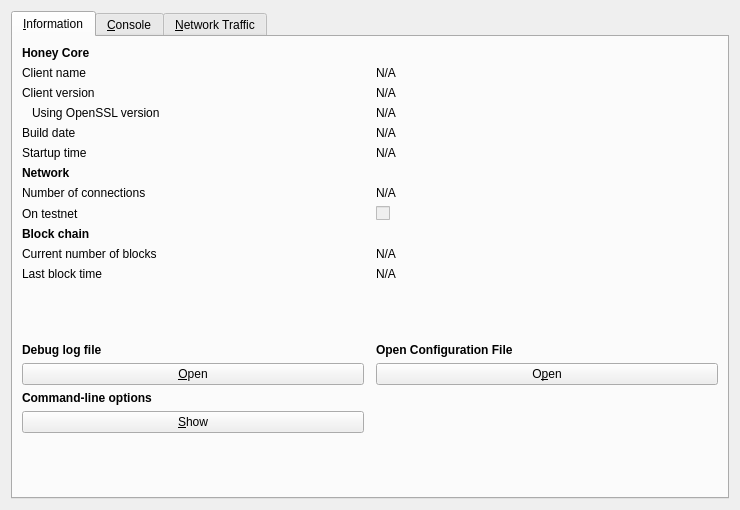
<?xml version="1.0" encoding="UTF-8"?>
<ui version="4.0">
 <class>RPCConsole</class>
 <widget class="QDialog" name="RPCConsole">
  <property name="geometry">
   <rect>
    <x>0</x>
    <y>0</y>
    <width>740</width>
    <height>510</height>
   </rect>
  </property>
  <property name="windowTitle">
   <string>Honey - Debug window</string>
  </property>
  <layout class="QVBoxLayout" name="verticalLayout_2">
   <item>
    <widget class="QTabWidget" name="tabWidget">
     <property name="currentIndex">
      <number>0</number>
     </property>
     <widget class="QWidget" name="tab_info">
      <attribute name="title">
       <string>&amp;Information</string>
      </attribute>
      <layout class="QGridLayout" name="gridLayout" columnstretch="0,0,0">
       <property name="horizontalSpacing">
        <number>12</number>
       </property>
       <item row="0" column="0">
        <widget class="QLabel" name="label_9">
         <property name="font">
          <font>
           <weight>75</weight>
           <bold>true</bold>
          </font>
         </property>
         <property name="text">
          <string>Honey Core</string>
         </property>
        </widget>
       </item>
       <item row="1" column="0">
        <widget class="QLabel" name="label_5">
         <property name="text">
          <string>Client name</string>
         </property>
        </widget>
       </item>
       <item row="2" column="0">
        <widget class="QLabel" name="label_6">
         <property name="text">
          <string>Client version</string>
         </property>
        </widget>
       </item>
       <item row="3" column="0">
        <widget class="QLabel" name="label_14">
         <property name="text">
          <string>Using OpenSSL version</string>
         </property>
         <property name="indent">
          <number>10</number>
         </property>
        </widget>
       </item>
       <item row="4" column="0">
        <widget class="QLabel" name="label_12">
         <property name="text">
          <string>Build date</string>
         </property>
        </widget>
       </item>
       <item row="5" column="0">
        <widget class="QLabel" name="label_13">
         <property name="text">
          <string>Startup time</string>
         </property>
        </widget>
       </item>
       <item row="6" column="0">
        <widget class="QLabel" name="label_11">
         <property name="font">
          <font>
           <weight>75</weight>
           <bold>true</bold>
          </font>
         </property>
         <property name="text">
          <string>Network</string>
         </property>
        </widget>
       </item>
       <item row="7" column="0">
        <widget class="QLabel" name="label_7">
         <property name="text">
          <string>Number of connections</string>
         </property>
        </widget>
       </item>
       <item row="8" column="0">
        <widget class="QLabel" name="label_8">
         <property name="text">
          <string>On testnet</string>
         </property>
        </widget>
       </item>
       <item row="9" column="0">
        <widget class="QLabel" name="label_10">
         <property name="font">
          <font>
           <weight>75</weight>
           <bold>true</bold>
          </font>
         </property>
         <property name="text">
          <string>Block chain</string>
         </property>
        </widget>
       </item>
       <item row="10" column="0">
        <widget class="QLabel" name="label_3">
         <property name="text">
          <string>Current number of blocks</string>
         </property>
        </widget>
       </item>
       <item row="11" column="0">
        <widget class="QLabel" name="label_2">
         <property name="text">
          <string>Last block time</string>
         </property>
        </widget>
       </item>
       <item row="12" column="0">
        <spacer name="verticalSpacer_2">
         <property name="orientation">
          <enum>Qt::Vertical</enum>
         </property>
         <property name="sizeHint" stdset="0">
          <size>
           <width>20</width>
           <height>20</height>
          </size>
         </property>
        </spacer>
       </item>
       <item row="13" column="0">
        <widget class="QLabel" name="labelDebugLogfile">
         <property name="font">
          <font>
           <weight>75</weight>
           <bold>true</bold>
          </font>
         </property>
         <property name="text">
          <string>Debug log file</string>
         </property>
        </widget>
       </item>
       <item row="14" column="0">
        <widget class="QPushButton" name="openDebugLogfileButton">
         <property name="toolTip">
          <string>Open the Honey debug log file from the current data directory. This can take a few seconds for large log files.</string>
         </property>
         <property name="text">
          <string>&amp;Open</string>
         </property>
         <property name="autoDefault">
          <bool>false</bool>
         </property>
        </widget>
       </item>
       <item row="15" column="0">
        <widget class="QLabel" name="labelCLOptions">
         <property name="font">
          <font>
           <weight>75</weight>
           <bold>true</bold>
          </font>
         </property>
         <property name="text">
          <string>Command-line options</string>
         </property>
        </widget>
       </item>
       <item row="16" column="0">
        <widget class="QPushButton" name="showCLOptionsButton">
         <property name="toolTip">
          <string>Show the Honey-Qt help message to get a list with possible Honey command-line options.</string>
         </property>
         <property name="text">
          <string>&amp;Show</string>
         </property>
         <property name="autoDefault">
          <bool>false</bool>
         </property>
        </widget>
       </item>
       <item row="17" column="0">
        <spacer name="verticalSpacer">
         <property name="orientation">
          <enum>Qt::Vertical</enum>
         </property>
         <property name="sizeHint" stdset="0">
          <size>
           <width>20</width>
           <height>40</height>
          </size>
         </property>
        </spacer>
       </item>
       <item row="1" column="1">
        <widget class="QLabel" name="clientName">
         <property name="cursor">
          <cursorShape>IBeamCursor</cursorShape>
         </property>
         <property name="text">
          <string>N/A</string>
         </property>
         <property name="textFormat">
          <enum>Qt::PlainText</enum>
         </property>
         <property name="textInteractionFlags">
          <set>Qt::LinksAccessibleByMouse|Qt::TextSelectableByKeyboard|Qt::TextSelectableByMouse</set>
         </property>
        </widget>
       </item>
       <item row="2" column="1">
        <widget class="QLabel" name="clientVersion">
         <property name="cursor">
          <cursorShape>IBeamCursor</cursorShape>
         </property>
         <property name="text">
          <string>N/A</string>
         </property>
         <property name="textFormat">
          <enum>Qt::PlainText</enum>
         </property>
         <property name="textInteractionFlags">
          <set>Qt::LinksAccessibleByMouse|Qt::TextSelectableByKeyboard|Qt::TextSelectableByMouse</set>
         </property>
        </widget>
       </item>
       <item row="3" column="1">
        <widget class="QLabel" name="openSSLVersion">
         <property name="cursor">
          <cursorShape>IBeamCursor</cursorShape>
         </property>
         <property name="text">
          <string>N/A</string>
         </property>
         <property name="textFormat">
          <enum>Qt::PlainText</enum>
         </property>
         <property name="textInteractionFlags">
          <set>Qt::LinksAccessibleByMouse|Qt::TextSelectableByKeyboard|Qt::TextSelectableByMouse</set>
         </property>
        </widget>
       </item>
       <item row="4" column="1">
        <widget class="QLabel" name="buildDate">
         <property name="cursor">
          <cursorShape>IBeamCursor</cursorShape>
         </property>
         <property name="text">
          <string>N/A</string>
         </property>
         <property name="textFormat">
          <enum>Qt::PlainText</enum>
         </property>
         <property name="textInteractionFlags">
          <set>Qt::LinksAccessibleByMouse|Qt::TextSelectableByKeyboard|Qt::TextSelectableByMouse</set>
         </property>
        </widget>
       </item>
       <item row="5" column="1">
        <widget class="QLabel" name="startupTime">
         <property name="cursor">
          <cursorShape>IBeamCursor</cursorShape>
         </property>
         <property name="text">
          <string>N/A</string>
         </property>
         <property name="textFormat">
          <enum>Qt::PlainText</enum>
         </property>
         <property name="textInteractionFlags">
          <set>Qt::LinksAccessibleByMouse|Qt::TextSelectableByKeyboard|Qt::TextSelectableByMouse</set>
         </property>
        </widget>
       </item>
       <item row="7" column="1">
        <widget class="QLabel" name="numberOfConnections">
         <property name="cursor">
          <cursorShape>IBeamCursor</cursorShape>
         </property>
         <property name="text">
          <string>N/A</string>
         </property>
         <property name="textFormat">
          <enum>Qt::PlainText</enum>
         </property>
         <property name="textInteractionFlags">
          <set>Qt::LinksAccessibleByMouse|Qt::TextSelectableByKeyboard|Qt::TextSelectableByMouse</set>
         </property>
        </widget>
       </item>
       <item row="8" column="1">
        <widget class="QCheckBox" name="isTestNet">
         <property name="enabled">
          <bool>false</bool>
         </property>
         <property name="text">
          <string/>
         </property>
        </widget>
       </item>
       <item row="10" column="1">
        <widget class="QLabel" name="numberOfBlocks">
         <property name="cursor">
          <cursorShape>IBeamCursor</cursorShape>
         </property>
         <property name="text">
          <string>N/A</string>
         </property>
         <property name="textFormat">
          <enum>Qt::PlainText</enum>
         </property>
         <property name="textInteractionFlags">
          <set>Qt::LinksAccessibleByMouse|Qt::TextSelectableByKeyboard|Qt::TextSelectableByMouse</set>
         </property>
        </widget>
       </item>
       <item row="11" column="1">
        <widget class="QLabel" name="lastBlockTime">
         <property name="cursor">
          <cursorShape>IBeamCursor</cursorShape>
         </property>
         <property name="text">
          <string>N/A</string>
         </property>
         <property name="textFormat">
          <enum>Qt::PlainText</enum>
         </property>
         <property name="textInteractionFlags">
          <set>Qt::LinksAccessibleByMouse|Qt::TextSelectableByKeyboard|Qt::TextSelectableByMouse</set>
         </property>
        </widget>
       </item>
       <item row="14" column="1">
        <widget class="QPushButton" name="openConfigurationfileButton">
         <property name="toolTip">
          <string>Open the Honey configuration file from the current data directory.</string>
         </property>
         <property name="text">
          <string>O&amp;pen</string>
         </property>
         <property name="autoDefault">
          <bool>false</bool>
         </property>
        </widget>
       </item>
       <item row="13" column="1">
        <widget class="QLabel" name="labelConfigFile">
         <property name="text">
          <string>&lt;html&gt;&lt;head/&gt;&lt;body&gt;&lt;p&gt;&lt;span style=&quot; font-weight:600;&quot;&gt;Open Configuration File&lt;/span&gt;&lt;/p&gt;&lt;/body&gt;&lt;/html&gt;</string>
         </property>
        </widget>
       </item>
      </layout>
     </widget>
     <widget class="QWidget" name="tab_console">
      <attribute name="title">
       <string>&amp;Console</string>
      </attribute>
      <layout class="QVBoxLayout" name="verticalLayout_3">
       <property name="spacing">
        <number>3</number>
       </property>
       <item>
        <widget class="QTextEdit" name="messagesWidget">
         <property name="minimumSize">
          <size>
           <width>0</width>
           <height>100</height>
          </size>
         </property>
         <property name="readOnly">
          <bool>true</bool>
         </property>
         <property name="tabKeyNavigation" stdset="0">
          <bool>false</bool>
         </property>
         <property name="columnCount" stdset="0">
          <number>2</number>
         </property>
        </widget>
       </item>
       <item>
        <layout class="QHBoxLayout" name="horizontalLayout">
         <property name="spacing">
          <number>3</number>
         </property>
         <item>
          <widget class="QLabel" name="label">
           <property name="text">
            <string notr="true">&gt;</string>
           </property>
          </widget>
         </item>
         <item>
          <widget class="QLineEdit" name="lineEdit"/>
         </item>
         <item>
          <widget class="QPushButton" name="clearButton">
           <property name="maximumSize">
            <size>
             <width>24</width>
             <height>24</height>
            </size>
           </property>
           <property name="toolTip">
            <string>Clear console</string>
           </property>
           <property name="text">
            <string/>
           </property>
           <property name="icon">
            <iconset resource="../honey.qrc">
             <normaloff>:/icons/remove</normaloff>:/icons/remove</iconset>
           </property>
           <property name="shortcut">
            <string notr="true">Ctrl+L</string>
           </property>
           <property name="autoDefault">
            <bool>false</bool>
           </property>
          </widget>
         </item>
        </layout>
       </item>
      </layout>
     </widget>
     <widget class="QWidget" name="tab">
      <attribute name="title">
       <string>&amp;Network Traffic</string>
      </attribute>
      <layout class="QHBoxLayout" name="horizontalLayout_3">
       <item>
        <layout class="QVBoxLayout" name="verticalLayout_4">
         <item>
          <widget class="TrafficGraphWidget" name="trafficGraph" native="true">
           <property name="sizePolicy">
            <sizepolicy hsizetype="Expanding" vsizetype="Expanding">
             <horstretch>0</horstretch>
             <verstretch>0</verstretch>
            </sizepolicy>
           </property>
          </widget>
         </item>
         <item>
          <layout class="QHBoxLayout" name="horizontalLayout_2">
           <item>
            <widget class="QSlider" name="sldGraphRange">
             <property name="minimum">
              <number>1</number>
             </property>
             <property name="maximum">
              <number>288</number>
             </property>
             <property name="pageStep">
              <number>12</number>
             </property>
             <property name="value">
              <number>6</number>
             </property>
             <property name="orientation">
              <enum>Qt::Horizontal</enum>
             </property>
            </widget>
           </item>
           <item>
            <widget class="QLabel" name="lblGraphRange">
             <property name="minimumSize">
              <size>
               <width>100</width>
               <height>0</height>
              </size>
             </property>
             <property name="alignment">
              <set>Qt::AlignCenter</set>
             </property>
            </widget>
           </item>
           <item>
            <widget class="QPushButton" name="btnClearTrafficGraph">
             <property name="text">
              <string>&amp;Clear</string>
             </property>
            </widget>
           </item>
          </layout>
         </item>
        </layout>
       </item>
       <item>
        <layout class="QVBoxLayout" name="verticalLayout">
         <item>
          <widget class="QGroupBox" name="groupBox">
           <property name="title">
            <string>Totals</string>
           </property>
           <layout class="QVBoxLayout" name="verticalLayout_5">
            <item>
             <layout class="QHBoxLayout" name="horizontalLayout_4">
              <item>
               <widget class="Line" name="line">
                <property name="sizePolicy">
                 <sizepolicy hsizetype="Fixed" vsizetype="Fixed">
                  <horstretch>0</horstretch>
                  <verstretch>0</verstretch>
                 </sizepolicy>
                </property>
                <property name="minimumSize">
                 <size>
                  <width>10</width>
                  <height>0</height>
                 </size>
                </property>
                <property name="palette">
                 <palette>
                  <active>
                   <colorrole role="Light">
                    <brush brushstyle="SolidPattern">
                     <color alpha="255">
                      <red>0</red>
                      <green>255</green>
                      <blue>0</blue>
                     </color>
                    </brush>
                   </colorrole>
                  </active>
                  <inactive>
                   <colorrole role="Light">
                    <brush brushstyle="SolidPattern">
                     <color alpha="255">
                      <red>0</red>
                      <green>255</green>
                      <blue>0</blue>
                     </color>
                    </brush>
                   </colorrole>
                  </inactive>
                  <disabled>
                   <colorrole role="Light">
                    <brush brushstyle="SolidPattern">
                     <color alpha="255">
                      <red>0</red>
                      <green>255</green>
                      <blue>0</blue>
                     </color>
                    </brush>
                   </colorrole>
                  </disabled>
                 </palette>
                </property>
                <property name="orientation">
                 <enum>Qt::Horizontal</enum>
                </property>
               </widget>
              </item>
              <item>
               <widget class="QLabel" name="label_16">
                <property name="text">
                 <string>In:</string>
                </property>
               </widget>
              </item>
              <item>
               <widget class="QLabel" name="lblBytesIn">
                <property name="minimumSize">
                 <size>
                  <width>50</width>
                  <height>0</height>
                 </size>
                </property>
                <property name="alignment">
                 <set>Qt::AlignRight|Qt::AlignTrailing|Qt::AlignVCenter</set>
                </property>
               </widget>
              </item>
             </layout>
            </item>
            <item>
             <layout class="QHBoxLayout" name="horizontalLayout_5">
              <item>
               <widget class="Line" name="line_2">
                <property name="sizePolicy">
                 <sizepolicy hsizetype="Fixed" vsizetype="Fixed">
                  <horstretch>0</horstretch>
                  <verstretch>0</verstretch>
                 </sizepolicy>
                </property>
                <property name="minimumSize">
                 <size>
                  <width>10</width>
                  <height>0</height>
                 </size>
                </property>
                <property name="palette">
                 <palette>
                  <active>
                   <colorrole role="Light">
                    <brush brushstyle="SolidPattern">
                     <color alpha="255">
                      <red>255</red>
                      <green>0</green>
                      <blue>0</blue>
                     </color>
                    </brush>
                   </colorrole>
                  </active>
                  <inactive>
                   <colorrole role="Light">
                    <brush brushstyle="SolidPattern">
                     <color alpha="255">
                      <red>255</red>
                      <green>0</green>
                      <blue>0</blue>
                     </color>
                    </brush>
                   </colorrole>
                  </inactive>
                  <disabled>
                   <colorrole role="Light">
                    <brush brushstyle="SolidPattern">
                     <color alpha="255">
                      <red>255</red>
                      <green>0</green>
                      <blue>0</blue>
                     </color>
                    </brush>
                   </colorrole>
                  </disabled>
                 </palette>
                </property>
                <property name="orientation">
                 <enum>Qt::Horizontal</enum>
                </property>
               </widget>
              </item>
              <item>
               <widget class="QLabel" name="label_17">
                <property name="text">
                 <string>Out:</string>
                </property>
               </widget>
              </item>
              <item>
               <widget class="QLabel" name="lblBytesOut">
                <property name="minimumSize">
                 <size>
                  <width>50</width>
                  <height>0</height>
                 </size>
                </property>
                <property name="alignment">
                 <set>Qt::AlignRight|Qt::AlignTrailing|Qt::AlignVCenter</set>
                </property>
               </widget>
              </item>
             </layout>
            </item>
            <item>
             <spacer name="verticalSpacer_4">
              <property name="orientation">
               <enum>Qt::Vertical</enum>
              </property>
              <property name="sizeHint" stdset="0">
               <size>
                <width>20</width>
                <height>407</height>
               </size>
              </property>
             </spacer>
            </item>
           </layout>
          </widget>
         </item>
        </layout>
       </item>
      </layout>
     </widget>
    </widget>
   </item>
  </layout>
 </widget>
 <customwidgets>
  <customwidget>
   <class>TrafficGraphWidget</class>
   <extends>QWidget</extends>
   <header>trafficgraphwidget.h</header>
   <container>1</container>
   <slots>
    <slot>clear()</slot>
   </slots>
  </customwidget>
 </customwidgets>
 <resources>
  <include location="../honey.qrc"/>
 </resources>
 <connections/>
</ui>
